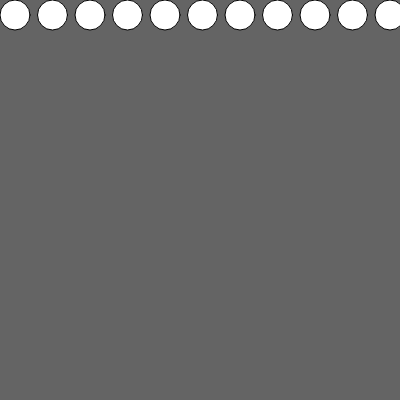
Frame 1 (no input)
Frame 60 (no input): identical to frame 1, image omitted
Frame 120 (the mouse pressed at the canvas centre since frame 60): identical to frame 1, image omitted

The p5.js sketch that drew this single still picture (run headless with seeded random() and noise() and a simulated clock; from frame 60 on, the mouse is pressed at the canvas centre):

// p5.js sketch
// ── sketch.js
function setup() {
    createCanvas(400, 400);
    background(100);

    var circleSize = 30;
    
    for(var i = circleSize/2; i < width; i = i + circleSize*1.25){
        ellipse(i, circleSize/2, circleSize); 
        console.log("the value of i is now: ", i);
    }
}

function draw() {

}
